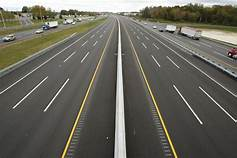
#> input picture lane_detection/data.jpg, 237 x 158 px
$ python lane.py
#> lines starting #> are read from the running program, lines starting #| are printed output that depends on the picture; after the words box and inside, x2 and y2 are one past the last pixel; in counts of white or black regions, pixels touching at a corner belong together
import numpy as np
import cv2
import matplotlib.pyplot as plt
import PIL.Image as Image
# i prefer PIL to draw the text, more beautiful
import PIL.ImageDraw as ImageDraw
import PIL.ImageFont as ImageFont
image = cv2.imread('data.jpg')
#> image is the input picture: shape (158, 237, 3); mean B, G, R 92, 101.6, 103.1
print('This image is:', type(image), 'with dimension:', image.shape)
#| This image is: <class 'numpy.ndarray'> with dimension: (158, 237, 3)
plt.figure(figsize = (10, 10))
plt.subplot(1, 2, 1)
plt.imshow(cv2.cvtColor(image, cv2.COLOR_BGR2RGB))
plt.subplot(1, 2, 2)
plt.imshow(cv2.cvtColor(image, cv2.COLOR_BGR2GRAY), cmap = 'gray')
plt.show()
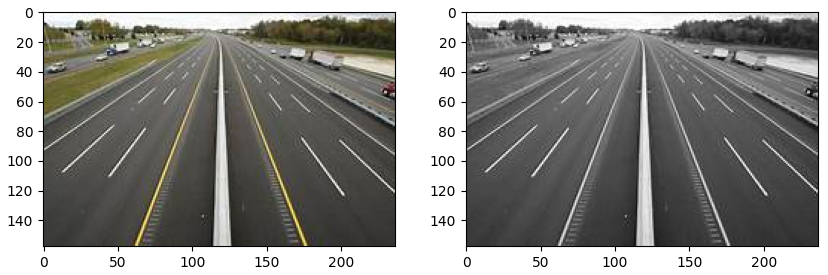
#> figure drawn by matplotlib, 2 panels
import math
def grayscale(img):
    return cv2.cvtColor(img, cv2.COLOR_BGR2GRAY)
def canny(img, low_threshold, high_threshold):
#> called with low_threshold = 100, high_threshold = 150
    return cv2.Canny(img, low_threshold, high_threshold)
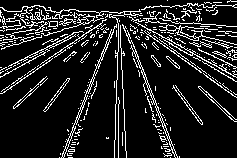
#> returned value: shape (158, 237); 13.2% white in thin lines or dots
def gaussian_blur(img, kernel_size):
#> called with kernel_size = 5
    return cv2.GaussianBlur(img, (kernel_size, kernel_size), 0)
def region_of_interest(img, vertices):
    mask = np.zeros_like(img)
    if len(img.shape) > 2:
        channel_count = img.shape[2]
        ignore_mask_color = (255,) * channel_count
    else:
        ignore_mask_color = 255
    cv2.fillPoly(mask, vertices, ignore_mask_color)
    masked_image = cv2.bitwise_and(img, mask)
    return masked_image
plt.figure(figsize = (15, 10))
plt.subplot(2, 2, 1)
plt.imshow(grayscale(image), cmap = 'gray')
plt.title('grayscale')
plt.subplot(2, 2, 2)
plt.imshow(canny(image, 100, 150))
plt.title('canny edge detection')
plt.subplot(2, 2, 3)
plt.imshow(gaussian_blur(canny(image, 100, 150), 5))
plt.title('gaussian blur k=5')
plt.subplot(2, 2, 4)
plt.imshow(gaussian_blur(canny(image, 100, 150), 7))
#> call 2 of gaussian_blur, with kernel_size = 7
#> in gaussian_blur (call 2), `return cv2.GaussianBlur(img, (kernel_size, kernel_size), 0)`:
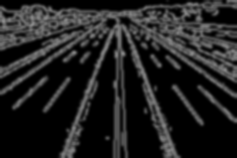
#> returned value: shape (158, 237); min 0, max 139, mean 33.6
plt.title('gaussian blur k=7')
plt.show()
blurred = gaussian_blur(canny(image,100,150),7)
rows, cols = image.shape[:2]
#> rows = 158; cols = 237
bottom_left = [int(cols*0.05), int(rows*0.95)]
#> bottom_left = [11, 150]
top_left = [int(cols*0.35), int(rows*0.65)]
#> top_left = [82, 102]
top_right = [int(cols*0.65), int(rows*0.65)]
#> top_right = [154, 102]
bottom_right = [int(cols*0.95), int(rows*0.95)]
#> bottom_right = [225, 150]
vertices = np.array([[bottom_left, top_left, top_right, bottom_right]], dtype=np.int32)


copied = np.copy(blurred)
cv2.line(copied,tuple(bottom_left),tuple(bottom_right), (255, 0, 0), 5)
cv2.line(copied,tuple(bottom_right),tuple(top_right), (255, 0, 0), 5)
cv2.line(copied,tuple(top_left),tuple(bottom_left), (255, 0, 0), 5)
cv2.line(copied,tuple(top_left),tuple(top_right), (255, 0, 0), 5)
plt.imshow(copied)
plt.show()

copied = np.copy(blurred)
plt.imshow(region_of_interest(copied,vertices))
#> in region_of_interest, `cv2.fillPoly(mask, vertices, ignore_mask_color)`: mask: shape (158, 237); 18.9% white; 1 white region, box (x1, y1, x2, y2) and area: (11, 102, 226, 151) 7079
#> in region_of_interest, `masked_image = cv2.bitwise_and(img, mask)`:
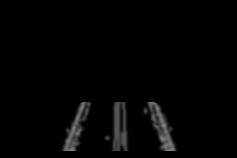
#> masked_image: shape (158, 237); min 0, max 130, mean 4
plt.show()
interested = region_of_interest(copied,vertices)
plt.figure(figsize = (15, 10))
plt.subplot(1,2,1)
where_left = np.where(interested[:,:interested.shape[1]//2] > 80)
#> where_left = 331 positions, rows 102 to 150, columns 64 to 117
plt.imshow(interested)
plt.scatter(where_left[1],where_left[0],color='r')
plt.subplot(1,2,2)
where_right = np.where(interested[:,interested.shape[1]//2:] > 80)
#> where_right = 355 positions, rows 102 to 150, columns 0 to 56
plt.imshow(interested)
plt.scatter(where_right[1]+interested.shape[1]//2,where_right[0],color='r')
plt.show()
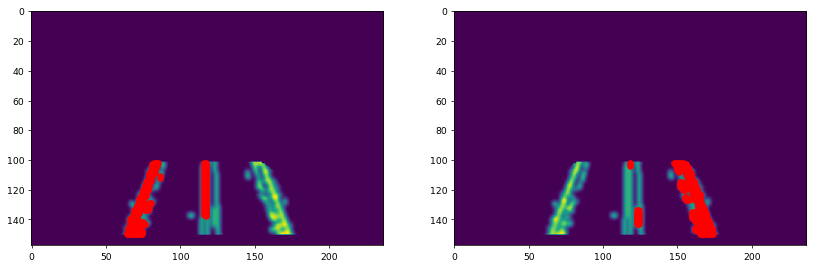
#> figure drawn by matplotlib, 2 panels

dot_top_left = [np.max(where_left[1]),np.min(where_left[0])]
#> dot_top_left = [117, 102]
pseudo_bottom_left = [np.min(where_left[1]),np.max(where_left[0])]
#> pseudo_bottom_left = [64, 150]
m_left, c_left = np.polyfit([pseudo_bottom_left[1],dot_top_left[1]],[pseudo_bottom_left[0],dot_top_left[0]],1)
#> m_left = -1.1; c_left = 229.6
dot_bottom_left = [int(image.shape[0]*m_left+c_left),image.shape[0]]
#> dot_bottom_left = [55, 158]
plt.imshow(interested)
plt.scatter(np.max(where_left[1]),np.min(where_left[0]),color='r')
plt.scatter(int(image.shape[0]*m_left+c_left),image.shape[0],color='r')
plt.show()
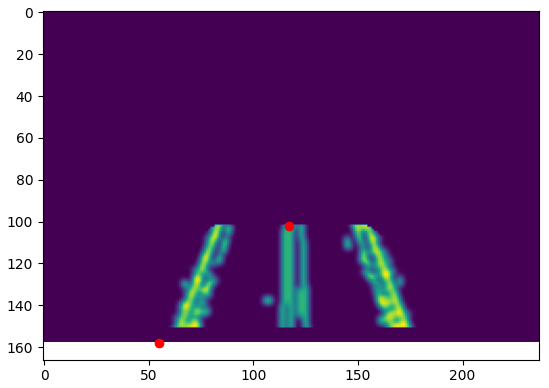
#> figure drawn by matplotlib, 1 panel
dot_top_right = [image.shape[1]//2+np.min(where_right[1]),np.min(where_right[0])]
#> dot_top_right = [118, 102]
pseudo_bottom_right = [image.shape[1]//2+np.max(where_right[1]),np.max(where_right[0])]
#> pseudo_bottom_right = [174, 150]
m_right, c_right = np.polyfit([pseudo_bottom_right[1],dot_top_right[1]],[pseudo_bottom_right[0],dot_top_right[0]],1)
#> m_right = 1.17; c_right = -1
dot_bottom_right = [int(image.shape[0]*m_right+c_right),image.shape[0]]
#> dot_bottom_right = [183, 158]
plt.imshow(interested)
plt.scatter(image.shape[1]//2+np.min(where_right[1]),np.min(where_right[0]),color='r')
plt.scatter(int(image.shape[0]*m_right+c_right),image.shape[0],color='r')
plt.show()

middle_top = [int(dot_top_left[0]+((dot_top_right[0]-dot_top_left[0])/2)),dot_top_left[1]]
#> middle_top = [117, 102]
middle_bottom = [int(dot_bottom_left[0]+((dot_bottom_right[0]-dot_bottom_left[0])/2)),image.shape[0]]
#> middle_bottom = [119, 158]
plt.imshow(interested)
plt.scatter(middle_top[0],middle_top[1],color='r')
plt.scatter(middle_bottom[0],middle_bottom[1],color='r')
plt.show()
steering_val = middle_bottom[0] - image.shape[1] //2
#> steering_val = 1
if steering_val > 0:
    steering_string = 'right about: %.2fm'%(np.abs(steering_val/100))
#> steering_string = 'right about: 0.01m'
else:
    steering_string = 'left about: %.2fm'%(np.abs(steering_val/100))
plt.figure(figsize = (15, 7))
copied = np.copy(cv2.cvtColor(image, cv2.COLOR_BGR2RGB))
#> copied: shape (158, 237, 3)
window_img = np.zeros_like(copied)
polyfill = np.array([bottom_left,bottom_right,top_right,top_left])
#> polyfill = [[11, 150], [225, 150], [154, 102], [82, 102]]
cv2.fillPoly(window_img, pts =[polyfill], color=(0,255, 0))
copied = cv2.addWeighted(copied, 1, window_img, 0.3, 0)
cv2.line(copied,tuple(dot_top_left),tuple(dot_bottom_left),(255,0,0),5)
cv2.line(copied,tuple(dot_top_right),tuple(dot_bottom_right),(255,0,0),5)
cv2.line(copied,tuple(middle_top),tuple(middle_bottom),(255,255,255),1)
#> copied: shape (158, 237, 3); mean R, G, B 108.2, 111.1, 90
pil_image = Image.fromarray(np.uint8(copied))
draw = ImageDraw.Draw(pil_image)
#font = ImageFont.truetype('Roboto-Regular.ttf', 40)
draw.text((10, 10),steering_string,fill='white')
plt.imshow(np.array(pil_image))
plt.show()
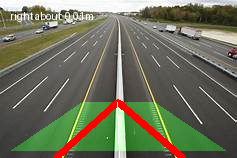
#> shown: shape (158, 237, 3); mean R, G, B 108.9, 111.8, 90.8
